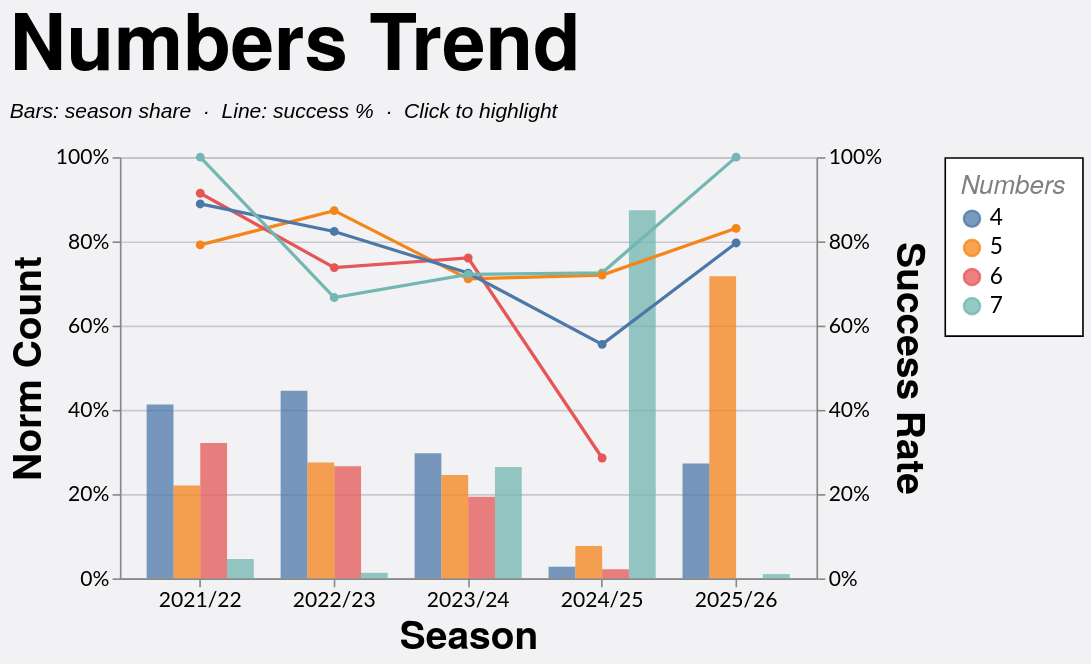

Express this chart as Vega-Lite.
### Vega-Lite specification from a JSON file in a GitHub repository (floating-point values rounded to 4 significant figures; data arrays with more than 128 entries replaced by an {"elided": "..."} marker saying what was removed)
{"config": {"axis": {"labelFont": "Lato, sans-serif", "titleFont": "PT Sans Narrow, Helvetica Neue, Helvetica, Arial, sans-serif", "labelFontSize": 13, "titleFontSize": 24, "gridColor": "#202947", "gridOpacity": 0.2}, "header": {"labelFont": "PT Sans Narrow, Helvetica Neue, Helvetica, Arial, sans-serif", "titleFont": "PT Sans Narrow, Helvetica Neue, Helvetica, Arial, sans-serif", "labelFontSize": 24, "titleFontSize": 28, "labelFontWeight": "bold", "orient": "left"}, "legend": {"labelFont": "Lato, sans-serif", "titleFont": "PT Sans Narrow, Helvetica Neue, Helvetica, Arial, sans-serif", "labelFontSize": 14, "titleFontSize": 16, "titlePadding": 5, "fillColor": "white", "strokeColor": "black", "padding": 10, "titleFontWeight": "lighter", "titleFontStyle": "italic", "titleColor": "gray", "offset": 10}, "title": {"font": "PT Sans Narrow, Helvetica Neue, Helvetica, Arial, sans-serif", "fontSize": 48, "fontWeight": "bold", "anchor": "start", "align": "center", "titlePadding": 20, "subtitlePadding": 10, "subtitleFontSize": 13, "subtitleColor": "", "subtitleFontStyle": "italic", "offset": 15, "color": "black"}, "axisX": {"labelAngle": 0}, "facet": {"title": null, "header": null, "align": {"row": "each", "column": "each"}}, "resolve": {"scale": {"y": "independent", "facet": "independent"}}, "background": "#f2f1f4"}, "layer": [{"mark": {"type": "bar", "opacity": 0.35}, "encoding": {"color": {"field": "numbers", "title": "Numbers", "type": "nominal"}, "opacity": {"condition": {"param": "loNumbersTrendHighlight", "value": 0.75}, "value": 0.12}, "tooltip": [{"field": "season", "title": "Season", "type": "nominal"}, {"field": "numbers", "title": "Numbers", "type": "nominal"}, {"field": "won", "format": ",.0f", "title": "Won", "type": "quantitative"}, {"field": "attempts", "format": ",.0f", "title": "Attempts", "type": "quantitative"}, {"field": "norm_count", "format": ".1%", "title": "Norm Count", "type": "quantitative"}, {"field": "success_rate", "format": ".1%", "title": "Success Rate", "type": "quantitative"}], "x": {"field": "season", "sort": ["2021/22", "2022/23", "2023/24", "2024/25", "2025/26"], "title": "Season", "type": "nominal"}, "xOffset": {"field": "numbers", "type": "nominal"}, "y": {"axis": {"format": "%", "orient": "left"}, "field": "norm_count", "scale": {"domain": [0, 1]}, "title": "Norm Count", "type": "quantitative"}}, "name": "view_2", "transform": [{"filter": "(loSquad == 'All' || datum.squad == loSquad) && (loGameType == 'All' || (loGameType == 'League + Cup' && (datum.game_type == 'League' || datum.game_type == 'Cup')) || (loGameType == 'League only' && datum.game_type == 'League') || datum.game_type == loGameType) && (loOpposition == 'All' || datum.opposition == loOpposition) && (loThrower == 'All' || datum.thrower == loThrower) && (loJumper == 'All' || datum.jumper == loJumper) && (loArea == 'All' || datum.area == loArea) && (loNumbers == 'All' || datum.numbers == loNumbers) && (loCall == 'All' || datum.call == loCall) && (loCallType == 'All' || datum.call_type == loCallType)"}, {"aggregate": [{"op": "count", "as": "attempts"}, {"op": "sum", "field": "won", "as": "won"}], "groupby": ["season", "numbers"]}, {"joinaggregate": [{"op": "sum", "field": "attempts", "as": "season_attempts"}], "groupby": ["season"]}, {"calculate": "datum.attempts / datum.season_attempts", "as": "norm_count"}, {"calculate": "datum.won / datum.attempts", "as": "success_rate"}]}, {"mark": {"type": "line", "point": true, "strokeWidth": 2}, "encoding": {"color": {"field": "numbers", "title": "Numbers", "type": "nominal"}, "detail": {"field": "numbers", "type": "nominal"}, "opacity": {"condition": {"param": "loNumbersTrendHighlight", "value": 1}, "value": 0.2}, "tooltip": [{"field": "season", "title": "Season", "type": "nominal"}, {"field": "numbers", "title": "Numbers", "type": "nominal"}, {"field": "won", "format": ",.0f", "title": "Won", "type": "quantitative"}, {"field": "attempts", "format": ",.0f", "title": "Attempts", "type": "quantitative"}, {"field": "norm_count", "format": ".1%", "title": "Norm Count", "type": "quantitative"}, {"field": "success_rate", "format": ".1%", "title": "Success Rate", "type": "quantitative"}], "x": {"field": "season", "sort": ["2021/22", "2022/23", "2023/24", "2024/25", "2025/26"], "title": "Season", "type": "nominal"}, "y": {"axis": {"format": "%", "orient": "right"}, "field": "success_rate", "scale": {"domain": [0, 1]}, "title": "Success Rate", "type": "quantitative"}}, "transform": [{"filter": "(loSquad == 'All' || datum.squad == loSquad) && (loGameType == 'All' || (loGameType == 'League + Cup' && (datum.game_type == 'League' || datum.game_type == 'Cup')) || (loGameType == 'League only' && datum.game_type == 'League') || datum.game_type == loGameType) && (loOpposition == 'All' || datum.opposition == loOpposition) && (loThrower == 'All' || datum.thrower == loThrower) && (loJumper == 'All' || datum.jumper == loJumper) && (loArea == 'All' || datum.area == loArea) && (loNumbers == 'All' || datum.numbers == loNumbers) && (loCall == 'All' || datum.call == loCall) && (loCallType == 'All' || datum.call_type == loCallType)"}, {"aggregate": [{"op": "count", "as": "attempts"}, {"op": "sum", "field": "won", "as": "won"}], "groupby": ["season", "numbers"]}, {"joinaggregate": [{"op": "sum", "field": "attempts", "as": "season_attempts"}], "groupby": ["season"]}, {"calculate": "datum.attempts / datum.season_attempts", "as": "norm_count"}, {"calculate": "datum.won / datum.attempts", "as": "success_rate"}]}], "data": {"name": "data-9f78a8a80e26132ebc7aef6a8d9c7f48"}, "height": 260, "params": [{"name": "loSquad", "value": "All"}, {"name": "loSeason", "value": "All"}, {"name": "loGameType", "value": "All"}, {"name": "loOpposition", "value": "All"}, {"name": "loThrower", "value": "All"}, {"name": "loJumper", "value": "All"}, {"name": "loArea", "value": "All"}, {"name": "loNumbers", "value": "All"}, {"name": "loCall", "value": "All"}, {"name": "loCallType", "value": "All"}, {"name": "loNumbersTrendHighlight", "select": {"type": "point", "clear": "dblclick", "fields": ["numbers"], "on": "click"}, "views": ["view_2"]}], "resolve": {"scale": {"y": "independent"}}, "title": {"text": "Numbers Trend", "subtitle": "Bars: season share  ·  Line: success %  ·  Click to highlight"}, "width": 430, "$schema": "https://vega.github.io/schema/vega-lite/v5.20.1.json", "datasets": {"data-9f78a8a80e26132ebc7aef6a8d9c7f48": {"elided": "1228 records"}}}
